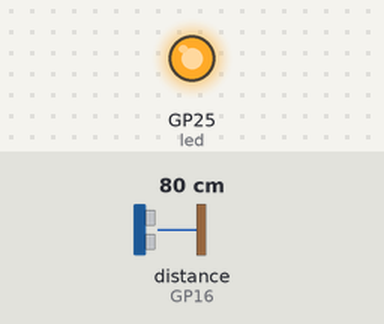
This program was run on a simulated Raspberry Pi Pico running CircuitPython. On the bench: output pins drawn as LEDs (lit = HIGH). The test bench sets the inputs (shaded band); at power-on: distance to the obstacle (sensor on GP16) 80 cm. The echo pulse lasts 58.3 µs per cm; what the program prints to the serial console is not drawn.

Above: at 0.1 s.
Timing chart, 0 to 1.6 s (numbered marks = the images above):
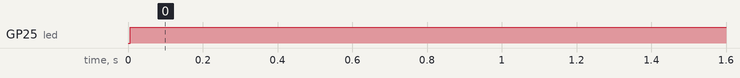

The program:

code.py
```python
### Written by David L. for ESC204 - Praxis III in the Division of Engineering Science at the University of Toronto
import board
import digitalio
import time
import adafruit_hcsr04

# Configure the internal GPIO connected to the LED as a digital output
led = digitalio.DigitalInOut(board.LED)
led.direction = digitalio.Direction.OUTPUT

# Board constants
TRIGGER_PIN = board.GP17
ECHO_PIN = board.GP16

THRESHOLD_HEIGHT = 0

sonar = adafruit_hcsr04.HCSR04(trigger_pin=TRIGGER_PIN, echo_pin=ECHO_PIN)

while True:

    plant_height = sonar.distance

    if plant_height > THRESHOLD_HEIGHT:
        print("Plants ready to harvest!")
        led.value = True

    time.sleep(300)
```

Measured:
- by itself, GP25 (led): LOW → HIGH at 0.01 s
